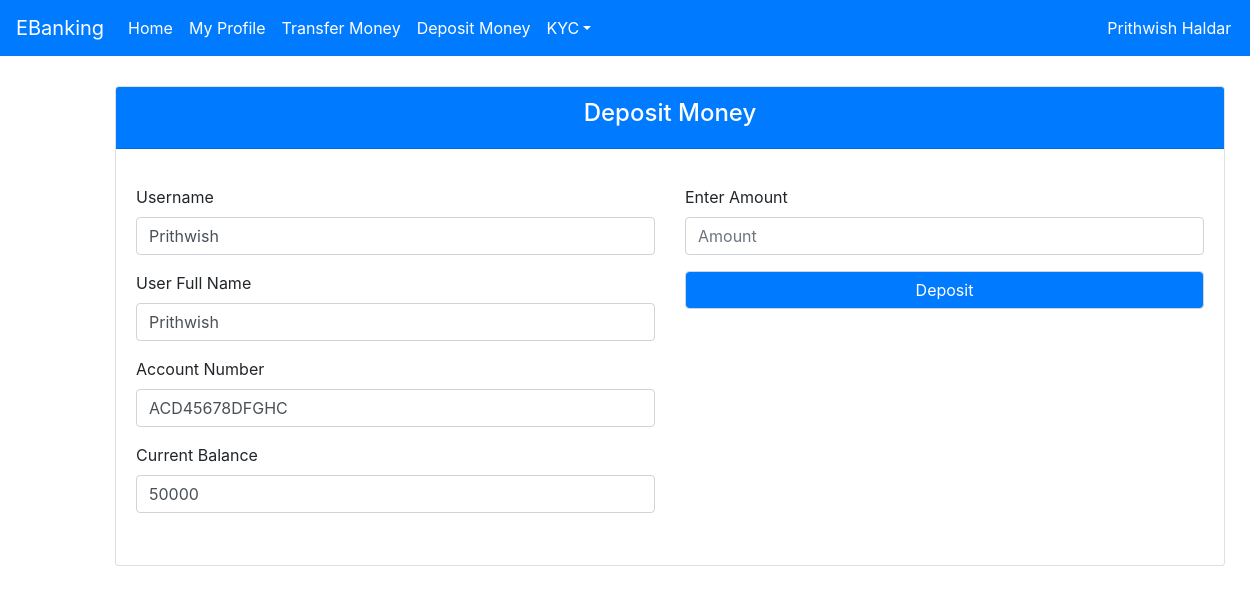
Page /User/DepositMoney/2 on the committed database.
### user/models.py (models this page shows, shortened)
class User(models.Model):
    user_name = models.CharField(max_length=50)
    fullname = models.CharField(max_length=120)
    address = models.TextField(max_length=200)
    user_phone = models.CharField(max_length=10)
    user_email = models.CharField(max_length=90)
    account_number = models.CharField(max_length=20)
    current_balance = models.CharField(max_length=10)
    password = models.CharField(max_length=20)

### user/views.py (the view)
# urls.py: path('DepositMoney/<id>',views.deposit,name="deposit"),
def deposit(request,id):
    user = User.objects.get(id=id)
    context = {}
    context['mydata'] = user
    return render(request,"deposit.html",context)

### user/templates/deposit.html (shortened to what this page needs)
{% extends 'dashboard.html' %}
{% block user_content %}
  <div class="container" style="margin-left:100px; margin-top: 30px;">
    <div class="row">
      <div class="col-12">
        <div class="card text-black mb-3">
          <div class="card-header bg-primary text-white"><h4>Deposit Money</h4></div>
          <div class="card-body">
            <p class="card-text">
                <form method="post">
                <fieldset>
                     <div class="row">
                         <div class="col">
                            <div class="form-group">
                                <label for="username"> Username</label>
                                <input type="text" class="form-control" id="username" name="username" placeholder="Username" value={{mydata.user_name}}>
                              </div>
                              <div class="form-group">
                                <label for="fullname">User Full Name</label>
                                <input type="text" class="form-control" id="fullname" name="fullname" placeholder="Fullname" value={{mydata.fullname}}>
                              </div>
                              <div class="form-group">
                                <label for="acnum">Account Number</label>
                                <input type="text" class="form-control" id="acnum" name="acnum" placeholder="Account Number" value={{mydata.account_number}}>
                              </div>
                              <div class="form-group">
                                <label for="phone">Current Balance</label>
                                <input type="text" class="form-control" id="phone" name="phone" placeholder="Phone Number" value={{mydata.current_balance}}>
                              </div>
                         </div>
                         <div class="col">
                            <div class="form-group">
                                <label for="email">Enter Amount</label>
                                <input type="email" class="form-control" id="email" name="email" placeholder="Amount">
                              </div>
                              <div class="form-group">
                                <input type="submit" class="form-control bg-primary text-white"  name="submit" value="Deposit">
                              </div>
                         </div>
                     </div>
                </fieldset>
</form>
            </p>
          </div>
      </div>
      </div>
      </div>
      </div>
{% endblock user_content %}

### user/templates/dashboard.html (shortened to what this page needs)
<!DOCTYPE html>
<html lang="en">
<head>
  <link rel="stylesheet" href="https://maxcdn.bootstrapcdn.com/bootstrap/4.5.2/css/bootstrap.min.css">
</head>
<body>
    <nav class="navbar navbar-expand-lg navbar-dark bg-primary">
        <a class="navbar-brand" href="#">EBanking</a>
        <div class="collapse navbar-collapse" id="navbarColor01">
          <ul class="navbar-nav mr-auto">
            <li class="nav-item active">
              <a class="nav-link" href="{% url 'user_dashboard' mydata.id %}">Home
              </a>
            </li>
            <li class="nav-item active">
              <a class="nav-link" href="{% url 'profile' mydata.id  %}">My Profile</a>
            </li>
            <li class="nav-item active">
              <a class="nav-link" href="{% url 'money_transfer' mydata.id  %}">Transfer Money</a>
            </li>
            <li class="nav-item active">
              <a class="nav-link" href="{% url 'deposit'  mydata.id %}">Deposit Money</a>
            </li>
            <li class="nav-item dropdown active">
              <a class="nav-link dropdown-toggle" data-toggle="dropdown" href="#" role="button" aria-haspopup="true" aria-expanded="false">KYC</a>
            </li>
            <li class="nav-item active">
              <a class="nav-link" href="#" style="margin-left: 500px; position: fixed;">{{mydata.fullname}}</a>
            </li>
          </ul>
        </div>
      </nav>
      {% block user_content%}
      {% endblock %}
</body>
</html>

### user/templates/dashboard.html (style rules this page uses)
.container { margin-top: 150px; margin-left: 510px; }
.card-header { font-size: large; text-align: center; }

### rows in the picture
User: fullname "Prithwish Haldar", username "Prithwish", acnum "ACD45678DFGHC", phone "50000"
